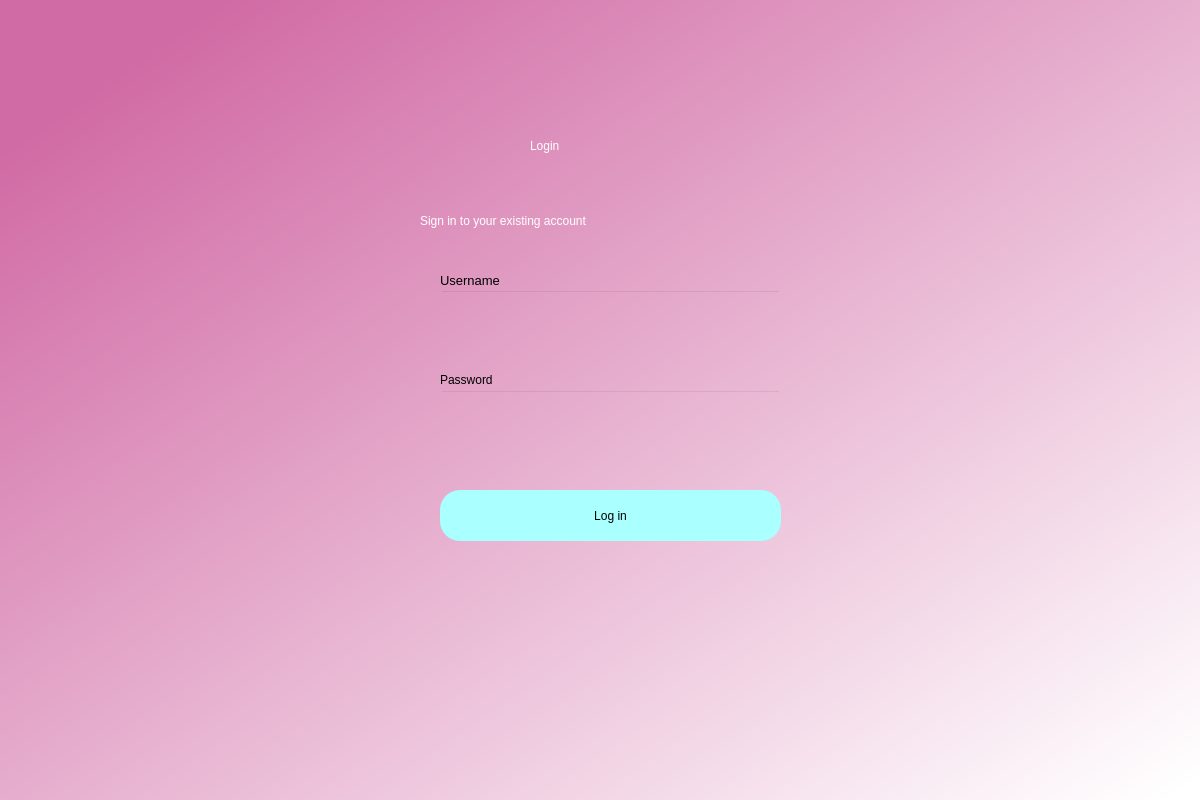
<?xml version="1.0" encoding="UTF-8"?>
<ui version="4.0">
 <class>Dialog</class>
 <widget class="QDialog" name="Dialog">
  <property name="geometry">
   <rect>
    <x>0</x>
    <y>0</y>
    <width>1200</width>
    <height>800</height>
   </rect>
  </property>
  <property name="windowTitle">
   <string>Dialog</string>
  </property>
  <widget class="QWidget" name="bgwidget" native="true">
   <property name="geometry">
    <rect>
     <x>0</x>
     <y>0</y>
     <width>1200</width>
     <height>800</height>
    </rect>
   </property>
   <property name="styleSheet">
    <string notr="true">QWidget#bgwidget{
background-color:qlineargradient(spread:pad, x1:0.091, y1:0.101636, x2:0.991379, y2:0.977, stop:0 rgba(209, 107, 165, 255), stop:1 rgba(255, 255, 255, 255));}</string>
   </property>
   <widget class="QLabel" name="label">
    <property name="geometry">
     <rect>
      <x>530</x>
      <y>110</y>
      <width>151</width>
      <height>71</height>
     </rect>
    </property>
    <property name="styleSheet">
     <string notr="true">font: 36pt &quot;MS Shell Dlg 2&quot;; color:rgb(255, 255, 255)</string>
    </property>
    <property name="text">
     <string>Login</string>
    </property>
   </widget>
   <widget class="QLabel" name="label_2">
    <property name="geometry">
     <rect>
      <x>420</x>
      <y>200</y>
      <width>391</width>
      <height>41</height>
     </rect>
    </property>
    <property name="styleSheet">
     <string notr="true">font: 16pt &quot;MS Shell Dlg 2&quot;;color:rgb(255, 255, 255)</string>
    </property>
    <property name="text">
     <string>Sign in to your existing account</string>
    </property>
   </widget>
   <widget class="QPushButton" name="btnLogin">
    <property name="geometry">
     <rect>
      <x>440</x>
      <y>490</y>
      <width>341</width>
      <height>51</height>
     </rect>
    </property>
    <property name="styleSheet">
     <string notr="true">border-radius:20px;
background-color: rgb(170, 255, 255);
font: 14pt &quot;MS Shell Dlg 2&quot;;</string>
    </property>
    <property name="text">
     <string>Log in</string>
    </property>
   </widget>
   <widget class="QLineEdit" name="txtUserName">
    <property name="geometry">
     <rect>
      <x>440</x>
      <y>290</y>
      <width>341</width>
      <height>51</height>
     </rect>
    </property>
    <property name="styleSheet">
     <string notr="true">background-color:rgba(0,0,0,0);
font: 12pt &quot;MS Shell Dlg 2&quot;;</string>
    </property>
   </widget>
   <widget class="QLineEdit" name="txtPassword">
    <property name="geometry">
     <rect>
      <x>440</x>
      <y>390</y>
      <width>341</width>
      <height>51</height>
     </rect>
    </property>
    <property name="styleSheet">
     <string notr="true">background-color:rgba(0,0,0,0);
font: 12pt &quot;MS Shell Dlg 2&quot;;</string>
    </property>
    <property name="echoMode">
     <enum>QLineEdit::Password</enum>
    </property>
   </widget>
   <widget class="QLabel" name="label_3">
    <property name="geometry">
     <rect>
      <x>440</x>
      <y>270</y>
      <width>81</width>
      <height>20</height>
     </rect>
    </property>
    <property name="font">
     <font>
      <family>MS Shell Dlg 2</family>
      <pointsize>10</pointsize>
      <weight>50</weight>
      <italic>false</italic>
      <bold>false</bold>
     </font>
    </property>
    <property name="styleSheet">
     <string notr="true">font: 10pt &quot;MS Shell Dlg 2&quot;;</string>
    </property>
    <property name="text">
     <string>Username</string>
    </property>
   </widget>
   <widget class="QLabel" name="label_4">
    <property name="geometry">
     <rect>
      <x>440</x>
      <y>370</y>
      <width>81</width>
      <height>20</height>
     </rect>
    </property>
    <property name="styleSheet">
     <string notr="true">font: 10pt &quot;MS Shell Dlg 2&quot;;</string>
    </property>
    <property name="text">
     <string>Password</string>
    </property>
   </widget>
   <widget class="QLabel" name="error">
    <property name="geometry">
     <rect>
      <x>440</x>
      <y>456</y>
      <width>341</width>
      <height>20</height>
     </rect>
    </property>
    <property name="styleSheet">
     <string notr="true">font: 12pt &quot;MS Shell Dlg 2&quot;; color:red;</string>
    </property>
    <property name="text">
     <string/>
    </property>
   </widget>
  </widget>
 </widget>
 <resources/>
 <connections/>
</ui>
